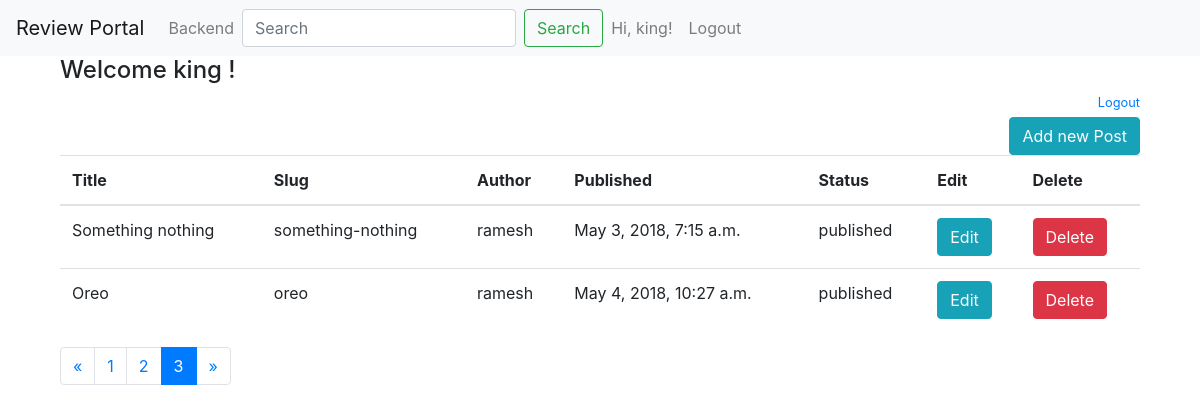
/blog/backend/post/?page=3 (signed in), run on an earlier commit of the app's database.
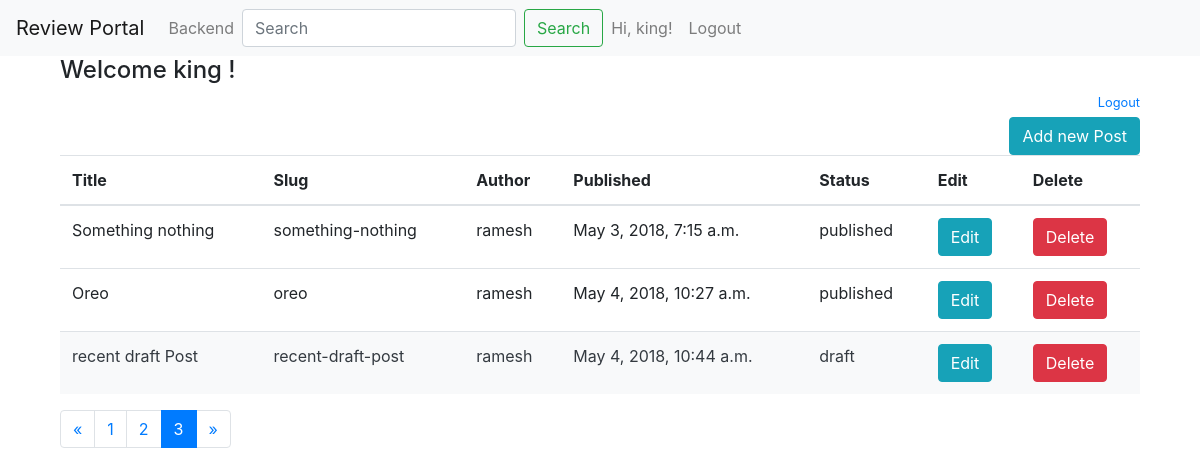
And on a later commit of the database.
### blog/models.py (models this page shows, shortened)
class Post(models.Model):
    STATUS_CHOICE = (
        ('draft', 'Draft'),
        ('published', 'Published'),
    )
    category = models.ForeignKey(Category)
    title = models.CharField(max_length=250)
    slug = models.CharField(max_length=250, unique=True)
    content = models.TextField()
    seo_title = models.CharField(max_length=250)
    seo_description = models.CharField(max_length=160)
    author = models.ForeignKey(User, related_name='blog_posts')
    published = models.DateTimeField(default=timezone.now)
    created = models.DateTimeField(auto_now_add=True)
    updated = models.DateTimeField(auto_now=True)
    status = models.CharField(max_length=10, choices=STATUS_CHOICE, default='draft')

### blog/views.py (the view)
def list_of_post_backend(request):
    if request.user.is_authenticated():
        post = Post.objects.all()
        user = request.user
        paginator = Paginator(post, 5)
        page = request.GET.get('page')
        try:
            posts = paginator.page(page)
        except PageNotAnInteger:
            posts = paginator.page(1)
        except EmptyPage:
            posts = paginator.page(paginator.num_pages)
        template = 'blog/backend/list_of_post_backend.html'
        context = {'posts': posts, 'page': page, 'user': user}
        return render(request, template, context)
    else:
        raise Http404

### blog/templates/blog/backend/list_of_post_backend.html (shortened to what this page needs)
{% extends 'blog/base.html'%}
{% block content %}
<div class="container">
    <h4>Welcome {{ user.username }} !</h4>
    <small style="float:right"><a href="/logout/"> Logout </a></small>
    <br>
    <a href="{% url 'blog:new_post'%}" style="float:right">
        <button class="btn btn-info">
            Add new Post
        </button>
    </a>
<div class="table-responsive">
<table class="table table-hover">
    <thead>
    <tr>
        <th scope="col">Title</th>
        <th scope="col">Slug</th>
        <th scope="col">Author</th>
        <th scope="col">Published</th>
        <th scope="col">Status</th>
        <th scope="col">Edit</th>
        <th scope="col">Delete</th>
    </tr>
    </thead>
    <tbody>
    {% for post in posts %}
    {% if post.status == 'draft' %}
    <tr class="p-3 mb-2 bg-light text-dark">
        <td>{{post.title}}</td>
        <td>{{post.slug}}</td>
        <td>{{post.author}}</td>
        <td>{{post.published}}</td>
        <td>{{post.status}}</td>
        <td><a href="{% url 'blog:edit_post' slug=post.slug %}">
            <button class="btn btn-info">
                Edit
            </button>
        </a></td>
        <td><a href="{% url 'blog:delete_post' slug=post.slug %}">
            <button class="btn btn-danger">
                Delete
            </button>
        </a></td>
    </tr>
    {% else %}
    <tr>
        <td>{{post.title}}</td>
        <td>{{post.slug}}</td>
        <td>{{post.author}}</td>
        <td>{{post.published}}</td>
        <td>{{post.status}}</td>
        <td><a href="{% url 'blog:edit_post' slug=post.slug %}">
            <button class="btn btn-info">
                <span class="glyphicon glyphicon-pencil" aria-hidden="True">
                    Edit
                </span>
            </button>
        </a></td>
        <td><a href="{% url 'blog:delete_post' slug=post.slug %}">
            <button class="btn btn-danger">
                <span class="glyphicon glyphicon-trash" aria-hidden="true">
                    Delete
                </span>
            </button>
        </a></td>
    </tr>
    {% endif %}
    {% endfor %}
    </tbody>
</table>
    {% include 'blog/paginator.html' with page=posts %}
</div>
</div>
{% endblock %}

What changed in the data, as far as the page shows it:
added Post: title "recent draft Post", slug "recent-draft-post", author "ramesh", published "May 4, 2018, 10:44 a.m.", status "draft"
